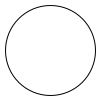
Frame 1 (no input)
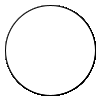
Frame 60 (the mouse pressed at the canvas centre just before this capture)
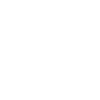
Frame 120 (the mouse held since frame 60 and released just before this capture)

The Processing sketch that drew these frames (run headless with seeded random() and noise(); from frame 60 on, the mouse is pressed at the canvas centre):

// Processing sketch: o_2_1
// ── o_2_1.pde
void setup(){
  size(100,100);
  background(255);
}
void draw(){
  ellipse(50,50,90,90);
  if (mousePressed == true){
  background(255);
  }
}
